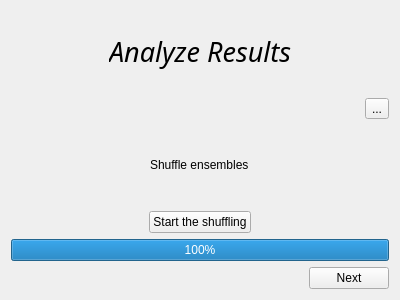
<?xml version="1.0" encoding="UTF-8"?>
<ui version="4.0">
 <class>windowShuffleData</class>
 <widget class="QWidget" name="windowShuffleData">
  <property name="geometry">
   <rect>
    <x>0</x>
    <y>0</y>
    <width>400</width>
    <height>300</height>
   </rect>
  </property>
  <property name="windowTitle">
   <string>Form</string>
  </property>
  <layout class="QVBoxLayout" name="verticalLayout">
   <item alignment="Qt::AlignHCenter">
    <widget class="QLabel" name="labelAnalyzeResults">
     <property name="font">
      <font>
       <family>Avenir Next</family>
       <pointsize>20</pointsize>
       <italic>true</italic>
      </font>
     </property>
     <property name="text">
      <string>Analyze Results</string>
     </property>
    </widget>
   </item>
   <item alignment="Qt::AlignRight">
    <widget class="QToolButton" name="settingsButton">
     <property name="text">
      <string>...</string>
     </property>
    </widget>
   </item>
   <item alignment="Qt::AlignHCenter">
    <widget class="QLabel" name="labelTitleShuffleData">
     <property name="text">
      <string>Shuffle ensembles</string>
     </property>
    </widget>
   </item>
   <item alignment="Qt::AlignHCenter">
    <widget class="QPushButton" name="ButtonShuffling">
     <property name="text">
      <string>Start the shuffling</string>
     </property>
    </widget>
   </item>
   <item>
    <widget class="QProgressBar" name="progressBar">
     <property name="value">
      <number>100</number>
     </property>
     <property name="alignment">
      <set>Qt::AlignCenter</set>
     </property>
    </widget>
   </item>
   <item alignment="Qt::AlignRight">
    <widget class="QPushButton" name="nextShuffleData">
     <property name="text">
      <string>Next</string>
     </property>
    </widget>
   </item>
  </layout>
 </widget>
 <resources/>
 <connections/>
</ui>
